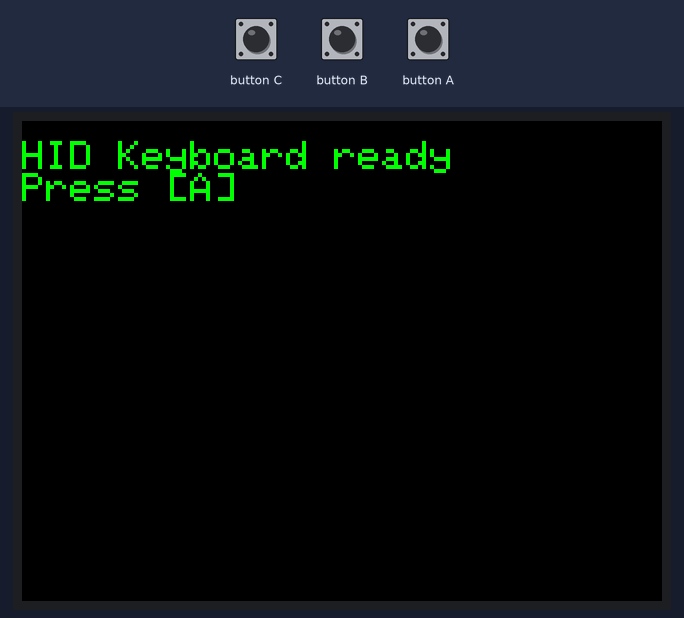
This sketch was run on a simulated ESP32-S3. Shown: 320×240 colour display. The inputs (shaded band) are chosen by the test bench. USB keyboard and mouse output is not drawn.

Above: at 1.3 s.
1.4 s: button A pressed for 0.15 s
At 2.1 s:
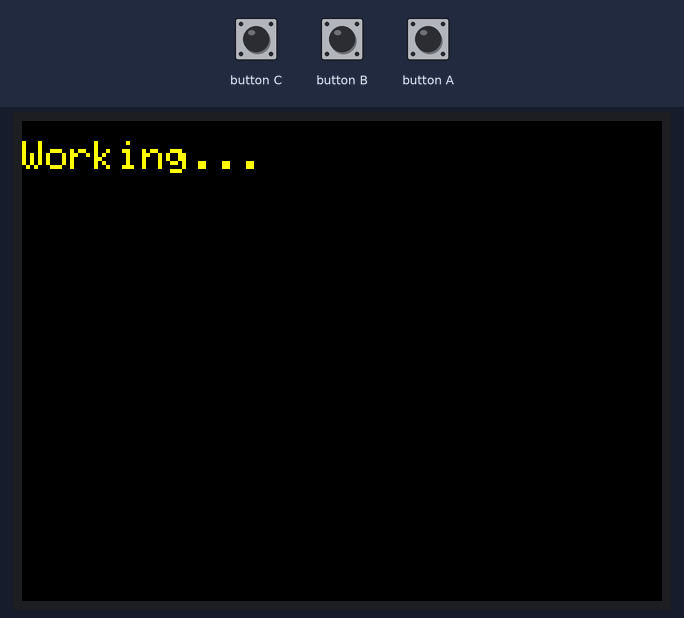
At 21.0 s:
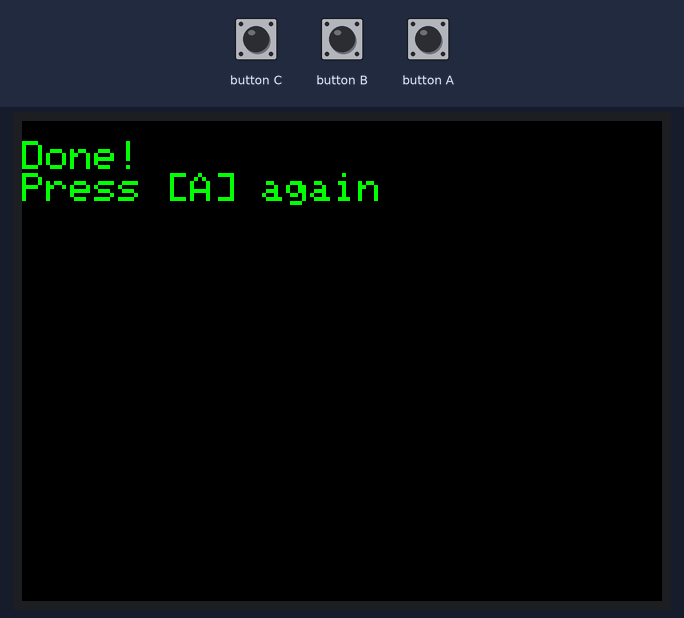
Timing chart, 0 to 21.3 s (numbered marks = the images above; inputs shaded):
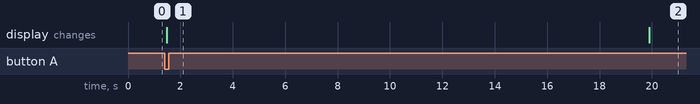

The sketch:

lab13.ino
```cpp
#include "USB.h"
#include "USBHIDKeyboard.h"
#include "M5Unified.h"

USBHIDKeyboard Keyboard;

const char* fileName = "Poem-by-SakhibgareevV.A.";
const char* poem =
    "U lukomorya dub zelyony;\n"
    "Zlataya cep na dube tom:\n"
    "I dnyom i nochyu kot uchyony\n"
    "Vsyo hodit po cepi krugom;\n"
    "Idyot napravo - pesn zavodit,\n"
    "Nalevo - skazku govorit.\n"
    "\n"
    "Tam chudesa, tam leshiy brodit,\n"
    "Rusalka na vetvyah sidit;\n"
    "Tam na nevedomyh dorozhkah\n"
    "Sledy nevidannyh zverey;\n"
    "Izbushka tam na kuryih nozhkah\n"
    "Stoit bez okon, bez dverey.\n"
    "\n"
    "           A.S. Pushkin\n";

void setup() {
  auto cfg = M5.config();
  M5.begin(cfg);
  Keyboard.begin();
  USB.begin();

  M5.Display.setRotation(1);
  M5.Display.setTextSize(2);
  M5.Display.setTextColor(TFT_GREEN, TFT_BLACK);
  M5.Display.setCursor(0, 10);
  M5.Display.println("HID Keyboard ready");
  M5.Display.println("Press [A]");
}

void typeText(const char* text, int delayMs) {
  while (*text) {
    Keyboard.write(*text);
    text++;
    delay(delayMs);
  }
}

void openNotepad() {
  Keyboard.press(KEY_LEFT_GUI);
  Keyboard.press('r');
//  Keyboard.press(KEY_LEFT_ALT);
//  Keyboard.press(KEY_F2);
  delay(100);
  Keyboard.releaseAll();
  delay(800);

  typeText("notepad", 50);
//  typeText("gedit", 50);
  delay(300);
  Keyboard.press(KEY_RETURN);
  Keyboard.releaseAll();
  delay(2000);
}

void printPoem() {
  typeText(poem, 25);
  delay(500);
}

void saveFile(const char* Filename) {
  Keyboard.press(KEY_LEFT_CTRL);
  Keyboard.press('s');
  delay(100);
  Keyboard.releaseAll();
  delay(1000);

  typeText(Filename, 50);
  delay(300);
  Keyboard.press(KEY_RETURN);
  Keyboard.releaseAll();
  delay(500);
}

void loop() {
  M5.update();

  if (M5.BtnA.wasPressed()) {
    M5.Display.fillScreen(TFT_BLACK);
    M5.Display.setCursor(0, 10);
    M5.Display.setTextColor(TFT_YELLOW, TFT_BLACK);
    M5.Display.println("Working...");

    delay(1500);

    openNotepad();
    printPoem();
    saveFile(fileName);

    M5.Display.fillScreen(TFT_BLACK);
    M5.Display.setCursor(0, 10);
    M5.Display.setTextColor(TFT_GREEN, TFT_BLACK);
    M5.Display.println("Done!");
    M5.Display.println("Press [A] again");
  }

  delay(20);
}
```

Measured:
- after the input at 1.4 s, the display: changes after 0.08 s (image 1)
